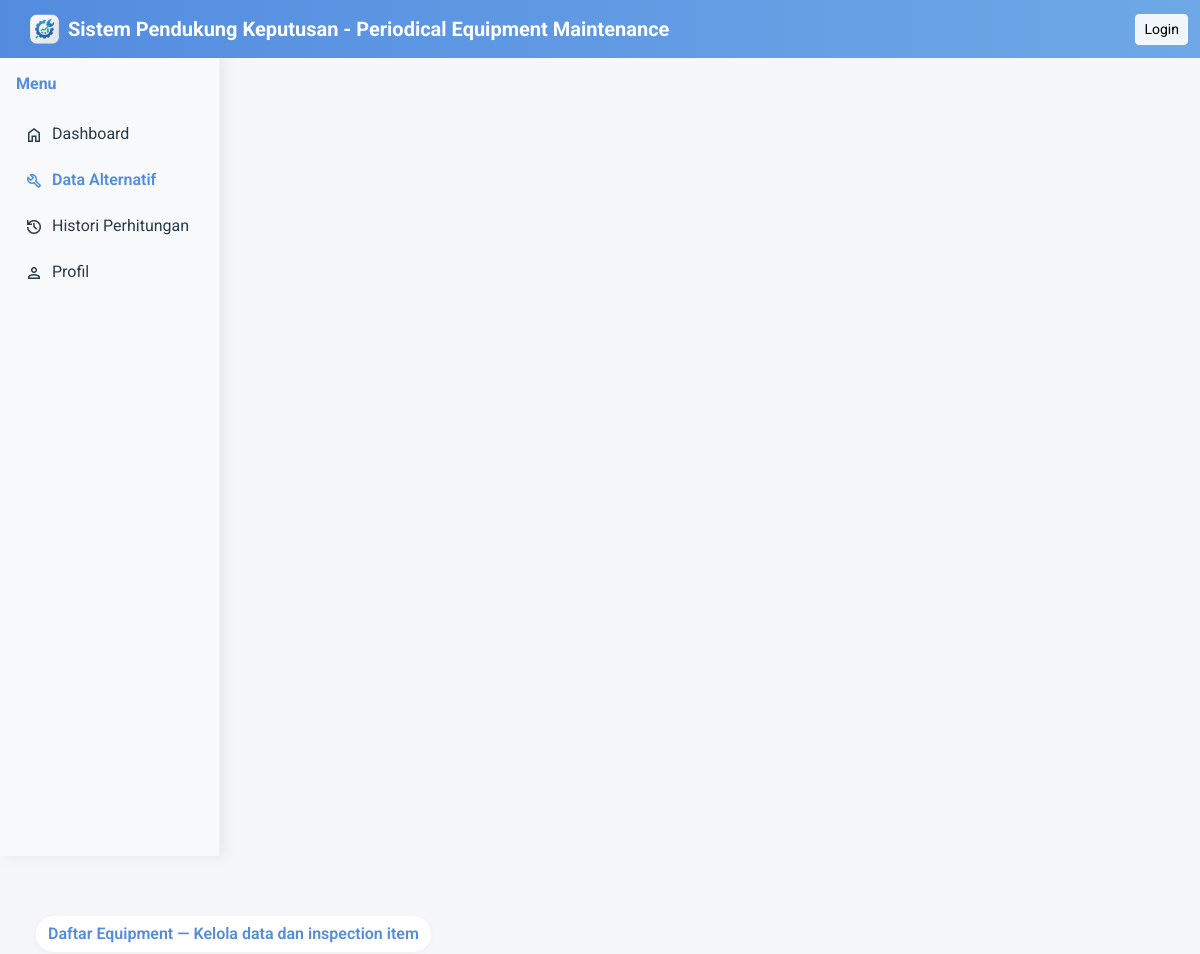
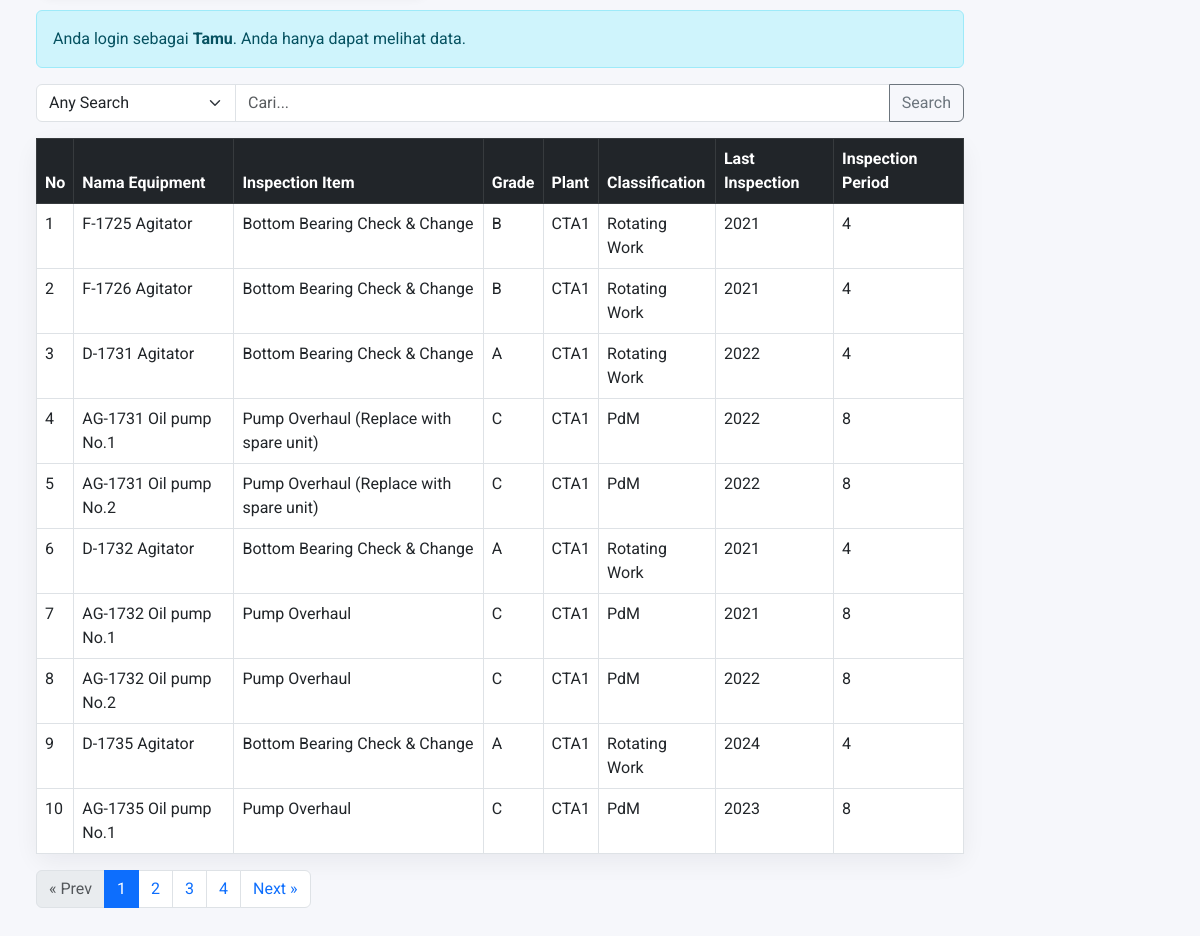
/pages/data_alternatif.php, run on the app's committed database (2 pictures, top to bottom).
### tables this page shows
CREATE TABLE `equipment` (
  `id_equipment` int(11) NOT NULL,
  `equipment_name` varchar(100) NOT NULL,
  `inspection_name` varchar(100) NOT NULL,
  `id_grade` int(11) NOT NULL,
  `id_classification` int(11) NOT NULL,
  `id_inspection_period` int(11) NOT NULL,
  `id_last_inspection` int(4) NOT NULL,
  `id_plant` int(11) NOT NULL
);

CREATE TABLE `grade` (
  `id_grade` int(11) NOT NULL,
  `grade_name` varchar(20) NOT NULL,
  `grade_point` int(11) NOT NULL
);

CREATE TABLE `plant` (
  `id_plant` int(11) NOT NULL,
  `plant_name` varchar(50) NOT NULL
);

CREATE TABLE `classification` (
  `id_classification` int(11) NOT NULL,
  `classification_name` varchar(50) NOT NULL,
  `classification_point` float(3,1) DEFAULT NULL
);

CREATE TABLE `last_inspection` (
  `id_last_inspection` int(11) NOT NULL,
  `year` varchar(50) NOT NULL
);

CREATE TABLE `inspection_period` (
  `id_inspection_period` int(11) NOT NULL,
  `period_name` varchar(20) NOT NULL,
  `period_point` int(11) NOT NULL
);

### pages/data_alternatif.php (the view, shortened to what this page needs)
<?php
include '../config/db.php';
$search = $_GET['search'] ?? '';
$category = $_GET['category'] ?? 'any';
$whereSql = '';
$perPage = 10;
$page = isset($_GET['page']) ? max(1, intval($_GET['page'])) : 1;
$offset = ($page - 1) * $perPage;
$fromJoins = "FROM equipment e
          LEFT JOIN grade g ON e.id_grade = g.id_grade
          LEFT JOIN plant p ON e.id_plant = p.id_plant
          LEFT JOIN classification c ON e.id_classification = c.id_classification
          LEFT JOIN inspection_period ip ON e.id_inspection_period = ip.id_inspection_period
          LEFT JOIN last_inspection li ON e.id_last_inspection = li.id_last_inspection";
$countSql = "SELECT COUNT(*) AS total $fromJoins $whereSql";
$countRes = mysqli_query($koneksi, $countSql);
$total = 0;
if ($countRes) {
  $r = mysqli_fetch_assoc($countRes);
  $total = intval($r['total']);
}
$totalPages = $total > 0 ? ceil($total / $perPage) : 1;
$baseUrl = 'data_alternatif.php?';
if ($category) $baseUrl .= 'category=' . urlencode($category) . '&';
$query = "SELECT e.id_equipment, e.equipment_name, e.inspection_name,
                 g.grade_name, p.plant_name,
                 c.classification_name, ip.period_name,
                 li.year AS last_year
          FROM equipment e
          LEFT JOIN grade g ON e.id_grade = g.id_grade
          LEFT JOIN plant p ON e.id_plant = p.id_plant
          LEFT JOIN classification c ON e.id_classification = c.id_classification
          LEFT JOIN inspection_period ip ON e.id_inspection_period = ip.id_inspection_period
          LEFT JOIN last_inspection li ON e.id_last_inspection = li.id_last_inspection
          $whereSql
          LIMIT $offset, $perPage";
$result = mysqli_query($koneksi, $query);
$grade = mysqli_query($koneksi, "SELECT * FROM grade");
$plant = mysqli_query($koneksi, "SELECT * FROM plant");
$classification = mysqli_query($koneksi, "SELECT * FROM classification");
$inspection_period = mysqli_query($koneksi, "SELECT * FROM inspection_period");
$last_inspection = mysqli_query($koneksi, "SELECT * FROM last_inspection ORDER BY year DESC");
$editRow = null;
?>
<?php include('../includes/header.php'); include('../includes/sidebar.php'); ?>
<div class="container mt-4">
  <span class="welcome-pill">Daftar Equipment — Kelola data dan inspection item</span>
  <?php if(isset($_SESSION['role']) && $_SESSION['role'] === 'admin'): ?>
  <div class="card mb-4 simple-card">
    <div class="card-body">
    <h5 class="card-title mb-3 text-center">Tambah/Edit Data</h5>
  <form method="POST" class="mt-3 mb-0" action="<?= isset($editRow) ? '../process/update_alternatif.php' : '' ?>">
      <div class="row g-3">
        <div class="col-12 col-md-6">
          <div class="form-group">
            <label class="form-label">Nama Equipment</label>
            <input type="text" name="equipment_name" class="form-control" required value="<?= htmlspecialchars($editRow['equipment_name'] ?? '') ?>">
          </div>
        </div>
        <div class="col-12 col-md-6">
          <div class="form-group">
            <label class="form-label">Inspection Item</label>
            <input type="text" name="inspection_name" class="form-control" required value="<?= htmlspecialchars($editRow['inspection_name'] ?? '') ?>">
          </div>
        </div>
        <div class="col-12 col-md-4">
          <div class="form-group">
            <label class="form-label">Grade</label>
            <select name="id_grade" class="form-select" required>
              <option value="">-- Pilih Grade --</option>
              <?php while($row=mysqli_fetch_assoc($grade)) { ?>
                <option value="<?= $row['id_grade'] ?>" <?= (isset($editRow) && $editRow['id_grade']==$row['id_grade'])? 'selected':'' ?>><?= $row['grade_name'] ?></option>
              <?php } ?>
            </select>
          </div>
        </div>
        <div class="col-12 col-md-4">
          <div class="form-group">
            <label class="form-label">Plant</label>
            <select name="id_plant" class="form-select" required>
              <option value="">-- Pilih Plant --</option>
              <?php while($row=mysqli_fetch_assoc($plant)) { ?>
                <option value="<?= $row['id_plant'] ?>" <?= (isset($editRow) && $editRow['id_plant']==$row['id_plant'])? 'selected':'' ?>><?= $row['plant_name'] ?></option>
              <?php } ?>
            </select>
          </div>
        </div>
        <div class="col-12 col-md-4">
          <div class="form-group">
            <label class="form-label">Classification</label>
            <select name="id_classification" class="form-select" required>
              <option value="">-- Pilih Classification --</option>
              <?php while($row=mysqli_fetch_assoc($classification)) { ?>
                <option value="<?= $row['id_classification'] ?>" <?= (isset($editRow) && $editRow['id_classification']==$row['id_classification'])? 'selected':'' ?>><?= $row['classification_name'] ?></option>
              <?php } ?>
            </select>
          </div>
        </div>
        <div class="col-12 col-md-4">
          <div class="form-group">
            <label class="form-label">Inspection Period</label>
            <select name="id_inspection_period" class="form-select" required>
              <option value="">-- Pilih Period --</option>
              <?php while($row=mysqli_fetch_assoc($inspection_period)) { ?>
                <option value="<?= $row['id_inspection_period'] ?>" <?= (isset($editRow) && $editRow['id_inspection_period']==$row['id_inspection_period'])? 'selected':'' ?>><?= $row['period_name'] ?></option>
              <?php } ?>
            </select>
          </div>
        </div>
        <div class="col-12 col-md-4">
          <div class="form-group">
            <label class="form-label">Last Inspection (Year)</label>
            <select name="id_last_inspection" class="form-select">
              <option value="">-- Pilih Tahun --</option>
              <?php while($rli = mysqli_fetch_assoc($last_inspection)) { ?>
                <option value="<?= $rli['id_last_inspection'] ?>" <?= (isset($editRow) && $editRow['id_last_inspection']==$rli['id_last_inspection'])? 'selected':'' ?>><?= $rli['year'] ?></option>
              <?php } ?>
            </select>
          </div>
        </div>
        <div class="col-12 col-md-4 d-flex align-items-end justify-content-start">
          <div class="d-flex gap-2 mb-2">
            <?php if (isset($editRow)): ?>
              <input type="hidden" name="id_equipment" value="<?= htmlspecialchars($editRow['id_equipment']) ?>">
              <button type="submit" class="btn btn-primary" formaction="../process/update_alternatif.php">Simpan</button>
              <a href="data_alternatif.php" class="btn btn-danger">Batal</a>
            <?php else: ?>
              <button type="submit" name="simpan" class="btn btn-primary">Simpan</button>
            <?php endif; ?>
          </div>
        </div>
      </div>
    </form>
    </div>
  </div>
    <?php else: ?>
      <div class="alert alert-info">Anda login sebagai <strong><?=htmlspecialchars($_SESSION['role'] ?? 'Tamu')?></strong>. Anda hanya dapat melihat data.</div>
    <?php endif; ?>
    <form method="get" class="mb-3">
      <div class="input-group">
        <select name="category" class="form-select" style="max-width:200px">
          <option value="any" <?= ($category=='any')? 'selected':'' ?>>Any Search</option>
            </select>
        <input type="search" name="search" class="form-control" placeholder="Cari..." value="<?= htmlspecialchars($search ?? '') ?>">
        <button class="btn btn-outline-secondary" type="submit">Search</button>
      </div>
    </form>
    <div class="card simple-card">
      <div class="card-body p-0">
    <table class="table table-bordered mb-0">
      <thead class="table-dark">
        <tr>
          <th>No</th>
          <th>Nama Equipment</th>
          <th>Inspection Item</th>
          <th>Grade</th>
          <th>Plant</th>
          <th>Classification</th>
          <th>Last Inspection</th>
          <th>Inspection Period</th>
        </tr>
      </thead>
      <tbody>
        <?php $no = $offset + 1; while($row=mysqli_fetch_assoc($result)) { ?>
        <tr>
          <td><?= $no++ ?></td>
          <td><?= $row['equipment_name'] ?></td>
          <td><?= $row['inspection_name'] ?></td>
          <td><?= $row['grade_name'] ?></td>
          <td><?= $row['plant_name'] ?></td>
          <td><?= $row['classification_name'] ?></td>
          <td><?= htmlspecialchars($row['last_year'] ?? '') ?></td>
          <td><?= $row['period_name'] ?></td>
        </tr>
        <?php } ?>
      </tbody>
    </table>
      </div>
      </div>
      <?php if (!empty($totalPages) && $totalPages > 1): ?>
        <div class="mt-3">
          <nav aria-label="Pagination">
            <ul class="pagination">
              <li class="page-item <?= ($page <= 1) ? 'disabled' : '' ?>">
                <a class="page-link" href="<?= ($page > 1) ? $baseUrl . 'page=' . ($page - 1) : '#' ?>">&laquo; Prev</a>
              </li>
              <?php
                $start = max(1, $page - 3);
                $end = min($totalPages, $page + 3);
                for ($i = $start; $i <= $end; $i++):
              ?>
                <li class="page-item <?= ($i == $page) ? 'active' : '' ?>">
                  <a class="page-link" href="<?= $baseUrl . 'page=' . $i ?>"><?= $i ?></a>
                </li>
              <?php endfor; ?>
              <li class="page-item <?= ($page >= $totalPages) ? 'disabled' : '' ?>">
                <a class="page-link" href="<?= ($page < $totalPages) ? $baseUrl . 'page=' . ($page + 1) : '#' ?>">Next &raquo;</a>
              </li>
            </ul>
          </nav>
        </div>
      <?php endif; ?>
  </div>
<?php include('../includes/footer.php'); ?>

### style.css (style rules this page uses)
body, input, button, select, textarea, .nav, .sidebar, .card, .page-content, .navbar, .btn { font-family: 'Roboto', sans-serif !important; }
.card { word-wrap: break-word; }
:root { --accent-1: #538CDF; --accent-2: #34a0ff; --card-bg: #ffffff; --muted: #6c757d; }
.welcome-pill { display: block; max-width: 860px; margin: 12px auto; padding: 12px 18px; border-radius: 14px; background: linear-gradient(180deg, rgba(83, 140, 223, 0.12), rgba(83, 140, 223, 0.06)); color: var(--accent-1); font-weight: 600; text-align: center; box-shadow: 0 8px 20px rgba(83, 140, 223, 0.08) }
.card, .dash-card { border: none; border-radius: 14px; box-shadow: 0 8px 20px rgba(17, 24, 39, 0.06); transition: transform .18s ease, box-shadow .18s ease }
.simple-card { border-radius:12px; box-shadow:0 8px 24px rgba(16,24,40,0.04); }

### includes/header.php (style rules this page uses)
body { padding-top: 56px; font-family: 'Roboto', sans-serif; background: #f6f7fb; }
.simple-card, .profile-card { border-radius: 12px; box-shadow: 0 8px 24px rgba(16,24,40,0.06); }
.welcome-pill { display:inline-block; padding:6px 12px; background:#fff; border-radius:999px; box-shadow:0 2px 8px rgba(0,0,0,0.04); margin-bottom:12px; }

### data on the page
equipment: equipment_name "F-1725 Agitator", inspection_name "Bottom Bearing Check & Change", id_grade.grade_name "B", id_plant.plant_name "CTA1", id_classification.classification_name "Rotating Work", id_last_inspection.year "2021", id_inspection_period.period_name "4"
equipment: equipment_name "F-1726 Agitator", inspection_name "Bottom Bearing Check & Change", id_grade.grade_name "B", id_plant.plant_name "CTA1", id_classification.classification_name "Rotating Work", id_last_inspection.year "2021", id_inspection_period.period_name "4"
equipment: equipment_name "D-1731 Agitator", inspection_name "Bottom Bearing Check & Change", id_grade.grade_name "A", id_plant.plant_name "CTA1", id_classification.classification_name "Rotating Work", id_last_inspection.year "2022", id_inspection_period.period_name "4"
equipment: equipment_name "AG-1731 Oil pump No.1", inspection_name "Pump Overhaul (Replace with spare unit)", id_grade.grade_name "C", id_plant.plant_name "CTA1", id_classification.classification_name "PdM", id_last_inspection.year "2022", id_inspection_period.period_name "8"
equipment: equipment_name "AG-1731 Oil pump No.2", inspection_name "Pump Overhaul (Replace with spare unit)", id_grade.grade_name "C", id_plant.plant_name "CTA1", id_classification.classification_name "PdM", id_last_inspection.year "2022", id_inspection_period.period_name "8"
equipment: equipment_name "D-1732 Agitator", inspection_name "Bottom Bearing Check & Change", id_grade.grade_name "A", id_plant.plant_name "CTA1", id_classification.classification_name "Rotating Work", id_last_inspection.year "2021", id_inspection_period.period_name "4"
equipment: equipment_name "AG-1732 Oil pump No.1", inspection_name "Pump Overhaul", id_grade.grade_name "C", id_plant.plant_name "CTA1", id_classification.classification_name "PdM", id_last_inspection.year "2021", id_inspection_period.period_name "8"
equipment: equipment_name "AG-1732 Oil pump No.2", inspection_name "Pump Overhaul", id_grade.grade_name "C", id_plant.plant_name "CTA1", id_classification.classification_name "PdM", id_last_inspection.year "2022", id_inspection_period.period_name "8"
equipment: equipment_name "D-1735 Agitator", inspection_name "Bottom Bearing Check & Change", id_grade.grade_name "A", id_plant.plant_name "CTA1", id_classification.classification_name "Rotating Work", id_last_inspection.year "2024", id_inspection_period.period_name "4"
equipment: equipment_name "AG-1735 Oil pump No.1", inspection_name "Pump Overhaul", id_grade.grade_name "C", id_plant.plant_name "CTA1", id_classification.classification_name "PdM", id_last_inspection.year "2023", id_inspection_period.period_name "8"

### other printed values
$_SESSION['role'] "Tamu"
